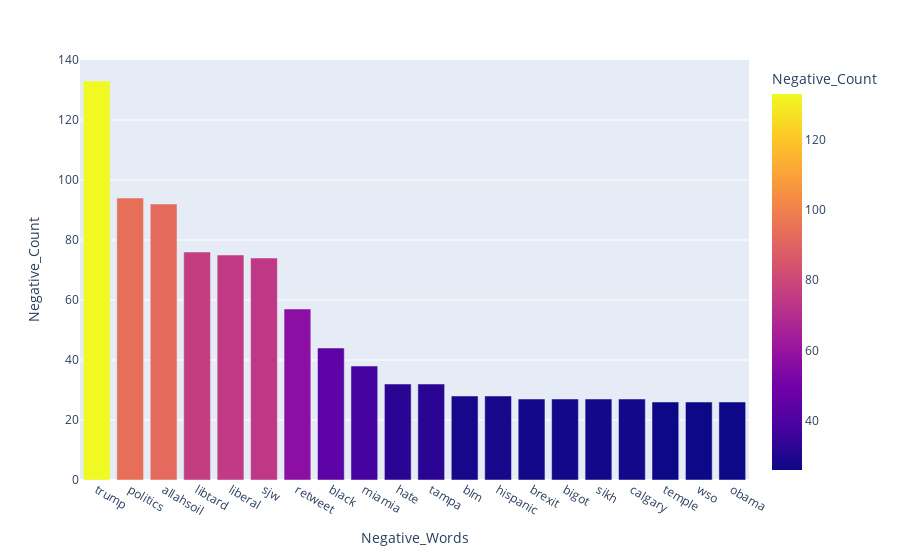

Notebook code for this chart:
### Code cell
#Normal histogram of negative words
fig = px.bar(z, x="Negative_Words", y="Negative_Count",
            hover_name="Negative_Words",color= 'Negative_Count')
fig.show()

### Figure 1 — Plotly figure (JSON) as saved in the notebook; plotly's stock layout.template omitted (floating-point values rounded to 4 significant figures)
{"data": [{"alignmentgroup": "True", "hovertemplate": "<b>%{hovertext}</b><br><br>Negative_Words=%{x}<br>Negative_Count=%{marker.color}<extra></extra>", "hovertext": ["trump", "politics", "allahsoil", "libtard", "liberal", "sjw", "retweet", "black", "miamia", "hate", "tampa", "blm", "hispanic", "brexit", "bigot", "sikh", "calgary", "temple", "wso", "obama"], "legendgroup": "", "marker": {"color": [133, 94, 92, 76, 75, 74, 57, 44, 38, 32, 32, 28, 28, 27, 27, 27, 27, 26, 26, 26], "coloraxis": "coloraxis", "pattern": {"shape": ""}}, "name": "", "offsetgroup": "", "orientation": "v", "showlegend": false, "textposition": "auto", "type": "bar", "x": ["trump", "politics", "allahsoil", "libtard", "liberal", "sjw", "retweet", "black", "miamia", "hate", "tampa", "blm", "hispanic", "brexit", "bigot", "sikh", "calgary", "temple", "wso", "obama"], "xaxis": "x", "y": [133, 94, 92, 76, 75, 74, 57, 44, 38, 32, 32, 28, 28, 27, 27, 27, 27, 26, 26, 26], "yaxis": "y"}], "layout": {"barmode": "relative", "coloraxis": {"colorbar": {"title": {"text": "Negative_Count"}}, "colorscale": [[0, "#0d0887"], [0.1111, "#46039f"], [0.2222, "#7201a8"], [0.3333, "#9c179e"], [0.4444, "#bd3786"], [0.5556, "#d8576b"], [0.6667, "#ed7953"], [0.7778, "#fb9f3a"], [0.8889, "#fdca26"], [1, "#f0f921"]]}, "legend": {"tracegroupgap": 0}, "margin": {"t": 60}, "xaxis": {"anchor": "y", "domain": [0, 1], "title": {"text": "Negative_Words"}}, "yaxis": {"anchor": "x", "domain": [0, 1], "title": {"text": "Negative_Count"}}}}
